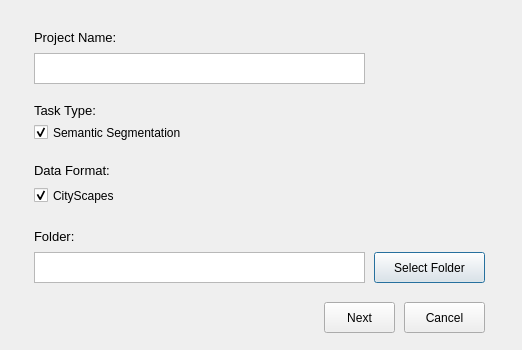
<?xml version="1.0" encoding="UTF-8"?>
<ui version="4.0">
 <class>NewProjectDialog</class>
 <widget class="QDialog" name="NewProjectDialog">
  <property name="geometry">
   <rect>
    <x>0</x>
    <y>0</y>
    <width>522</width>
    <height>350</height>
   </rect>
  </property>
  <property name="sizePolicy">
   <sizepolicy hsizetype="Fixed" vsizetype="Fixed">
    <horstretch>0</horstretch>
    <verstretch>0</verstretch>
   </sizepolicy>
  </property>
  <property name="windowTitle">
   <string>Create a New Project</string>
  </property>
  <widget class="QCheckBox" name="checkBox">
   <property name="geometry">
    <rect>
     <x>34</x>
     <y>186</y>
     <width>111</width>
     <height>19</height>
    </rect>
   </property>
   <property name="text">
    <string>CityScapes</string>
   </property>
   <property name="checked">
    <bool>true</bool>
   </property>
  </widget>
  <widget class="QLabel" name="label">
   <property name="geometry">
    <rect>
     <x>34</x>
     <y>162</y>
     <width>111</width>
     <height>16</height>
    </rect>
   </property>
   <property name="font">
    <font>
     <pointsize>10</pointsize>
    </font>
   </property>
   <property name="text">
    <string>Data Format:</string>
   </property>
  </widget>
  <widget class="QCheckBox" name="checkBox_2">
   <property name="geometry">
    <rect>
     <x>34</x>
     <y>123</y>
     <width>181</width>
     <height>19</height>
    </rect>
   </property>
   <property name="text">
    <string>Semantic Segmentation</string>
   </property>
   <property name="checked">
    <bool>true</bool>
   </property>
  </widget>
  <widget class="QLabel" name="label_2">
   <property name="geometry">
    <rect>
     <x>34</x>
     <y>100</y>
     <width>91</width>
     <height>21</height>
    </rect>
   </property>
   <property name="font">
    <font>
     <pointsize>10</pointsize>
    </font>
   </property>
   <property name="text">
    <string>Task Type:</string>
   </property>
  </widget>
  <widget class="QLabel" name="label_3">
   <property name="geometry">
    <rect>
     <x>34</x>
     <y>228</y>
     <width>91</width>
     <height>16</height>
    </rect>
   </property>
   <property name="font">
    <font>
     <pointsize>10</pointsize>
    </font>
   </property>
   <property name="text">
    <string>Folder:</string>
   </property>
  </widget>
  <widget class="QTextEdit" name="folderPath">
   <property name="geometry">
    <rect>
     <x>34</x>
     <y>252</y>
     <width>331</width>
     <height>31</height>
    </rect>
   </property>
   <property name="markdown">
    <string/>
   </property>
   <property name="html">
    <string>&lt;!DOCTYPE HTML PUBLIC &quot;-//W3C//DTD HTML 4.0//EN&quot; &quot;http://www.w3.org/TR/REC-html40/strict.dtd&quot;&gt;
&lt;html&gt;&lt;head&gt;&lt;meta name=&quot;qrichtext&quot; content=&quot;1&quot; /&gt;&lt;style type=&quot;text/css&quot;&gt;
p, li { white-space: pre-wrap; }
&lt;/style&gt;&lt;/head&gt;&lt;body style=&quot; font-family:'Gulim'; font-size:9pt; font-weight:400; font-style:normal;&quot;&gt;
&lt;p style=&quot;-qt-paragraph-type:empty; margin-top:0px; margin-bottom:0px; margin-left:0px; margin-right:0px; -qt-block-indent:0; text-indent:0px;&quot;&gt;&lt;br /&gt;&lt;/p&gt;&lt;/body&gt;&lt;/html&gt;</string>
   </property>
  </widget>
  <widget class="QPushButton" name="folderButton">
   <property name="geometry">
    <rect>
     <x>374</x>
     <y>252</y>
     <width>111</width>
     <height>31</height>
    </rect>
   </property>
   <property name="text">
    <string>Select Folder</string>
   </property>
  </widget>
  <widget class="QPushButton" name="nextButton">
   <property name="geometry">
    <rect>
     <x>324</x>
     <y>302</y>
     <width>71</width>
     <height>31</height>
    </rect>
   </property>
   <property name="text">
    <string>Next</string>
   </property>
  </widget>
  <widget class="QPushButton" name="cancelButton">
   <property name="geometry">
    <rect>
     <x>404</x>
     <y>302</y>
     <width>81</width>
     <height>31</height>
    </rect>
   </property>
   <property name="text">
    <string>Cancel</string>
   </property>
  </widget>
  <widget class="QLabel" name="label_4">
   <property name="geometry">
    <rect>
     <x>34</x>
     <y>29</y>
     <width>121</width>
     <height>16</height>
    </rect>
   </property>
   <property name="font">
    <font>
     <pointsize>10</pointsize>
    </font>
   </property>
   <property name="text">
    <string>Project Name:</string>
   </property>
  </widget>
  <widget class="QTextEdit" name="textProjectName">
   <property name="geometry">
    <rect>
     <x>34</x>
     <y>53</y>
     <width>331</width>
     <height>31</height>
    </rect>
   </property>
  </widget>
 </widget>
 <resources/>
 <connections/>
</ui>
